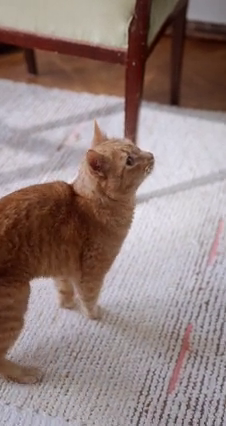
#> input picture frame 38 of opencv/cat.mp4, 226 x 426 px
$ jupyter execute --allow-errors opencv_260319.ipynb
#> lines starting #> are read from the running program, lines starting #| are printed output that depends on the picture; after the words box and inside, x2 and y2 are one past the last pixel; in counts of white or black regions, pixels touching at a corner belong together
이미지, 동영상 출처 : https://pixabay.com/ko/, https://www.pexels.com/ko-kr/

### 1. 이미지 읽기 옵션
   - cv2.IMREAD_COLOR : 컬러 이미지, 투명 영역은 무시(디폴트)
   - cv2.IMREAD_GRAYSCALE : 흑백 이미지
   - cv2.IMREAD_UNCHANGED : 투명 영역까지 포함

[cell 1]
import cv2
import numpy as np
img_color = cv2.imread('cat.jpg', cv2.IMREAD_COLOR)
img_gray = cv2.imread('cat.jpg', cv2.IMREAD_GRAYSCALE)
img_unchanged = cv2.imread('cat.jpg', cv2.IMREAD_UNCHANGED)

cv2.imshow('img_color', img_color)
cv2.imshow('img_gray', img_gray)
cv2.imshow('img_unchanged', img_unchanged)
# 아무키를 눌러도 다운되지만 A를 누르면 출력문을 출력해준다.
if cv2.waitKey(0) == ord('A'):
#> (key q is pressed here)
    print('사용자에 의해 종료됨.')
cv2.destroyAllWindows()

[cell 2]
img = cv2.imread('cat.jpg')
#> (the rest of this cell did not finish here and is left out)

### 2. 동영상 보여주기
- 동영상 파일 보여주기

[cell 3]
import cv2
cap = cv2.VideoCapture('cat.mp4')

while cap.isOpened():
    ret, frame = cap.read()
#> frame is the input picture: shape (426, 226, 3); mean B, G, R 125.2, 128.2, 146.8
    if not ret:
        print('더 이상 가져올 이미지가 없습니다.')
        break
    cv2.imshow('video', frame)
    if cv2.waitKey(30) == ord('q'):
#> (key q is pressed here)
        print('사용자에 의해 종료됨.')
        break

cap.release()
cv2.destroyAllWindows()

[cell 4]
import cv2
cap = cv2.VideoCapture(0)

#> (the rest of this cell did not finish here and is left out)

### 3. 도형 그리기
- 빈 스케치북 만들기

[cell 5]
import cv2
import numpy as np
# 세로가 480 * 가로가 640, 3채널 [RGB]에 해당하는 빈 스케치북 만들기
# 검은색 창 만들기
img = np.zeros((480,640,3), dtype=np.uint8)
print(img)
cv2.imshow('img', img)
cv2.waitKey(0)
cv2.destroyAllWindows()

[cell 6]
import cv2
import numpy as np
# 흰색 창 만들기
img = np.zeros((480,640,3), dtype=np.uint8)
# 모든 요소를 255(흰색)로 채운 480x640 이미지 생성
# img = np.full((480, 640, 3), 255, dtype=np.uint8)
img[:] = 255  # 모든 픽셀을 255로 변경
print(img)
cv2.imshow('img', img)
cv2.waitKey(0)
cv2.destroyAllWindows()

[cell 7]
import cv2
import numpy as np
# 빨간 창 만들기
img = np.zeros((480,640,3), dtype=np.uint8)
img[:] = [0,0,255]  # bgr 순서 주의!!!!!!!!!!!!!!!!!!!
print(img)
cv2.imshow('img', img)
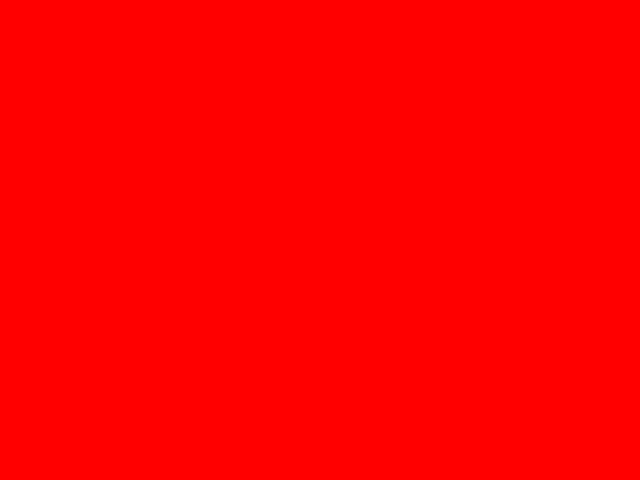
#> window 'img': shape (480, 640, 3); mean B, G, R 0, 0, 255
cv2.waitKey(0)
cv2.destroyAllWindows()

[cell 8]
import cv2
import numpy as np
# 검은창에 흰색박스 만들기
img = np.zeros((480,640,3), dtype=np.uint8)
img[200:300, 300:400] = (255,255,255)
cv2.imshow('img', img)
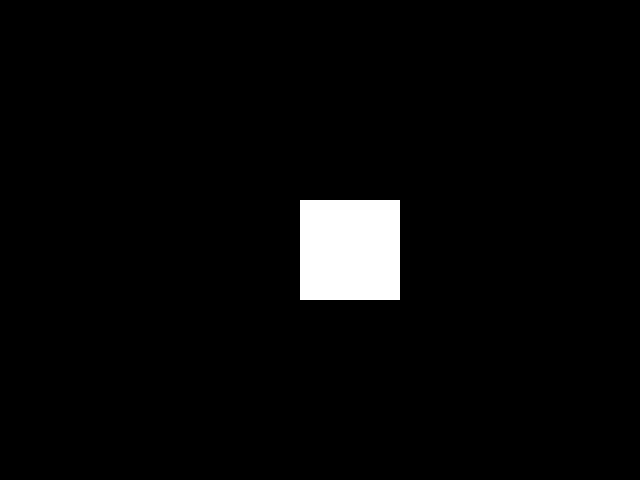
#> window 'img': shape (480, 640, 3); 3.3% white; 1 white region, box (x1, y1, x2, y2) and area: (300, 200, 400, 300) 10000
cv2.waitKey(0)
cv2.destroyAllWindows()

### 4. 직선 그리기
 - cv2.LINE_4 : 상하좌우 4가지 방향으로만 연결된 선
 - cv2.LINE_8 : 대각선을 포함한 8가지 방향으로 연결된 선(디폴트)
 - cv2.LINE_AA : 부드러운 선(anti-aliasing)

- cv2.line(그릴위치, 시작점, 끝점, 색깔, 두께, 선 종류)

[cell 9]
import cv2
import numpy as np

img = np.zeros((480,640,3), dtype=np.uint8)
color = (0,255,255)
thic = 3

cv2.line(img, (50, 100), (400, 50), color, thic, cv2.LINE_4)
cv2.line(img, (50, 200), (400, 150), color, thic, cv2.LINE_8)
cv2.line(img, (50, 300), (400, 250), color, thic, cv2.LINE_AA)

cv2.imshow('line', img)
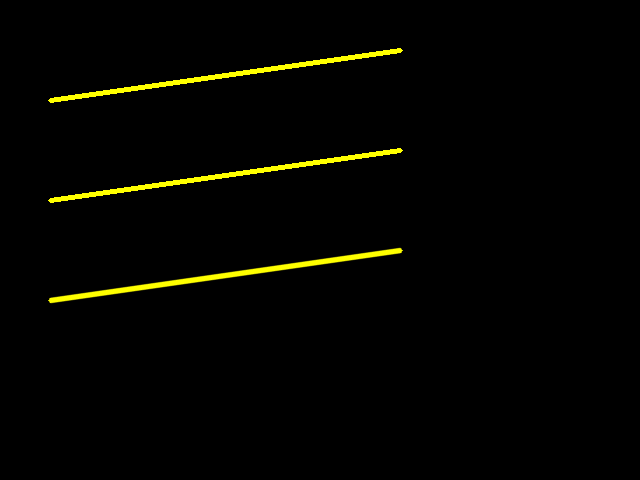
#> window 'line': shape (480, 640, 3); mean B, G, R 0, 4.5, 4.5
cv2.waitKey(0)
cv2.destroyAllWindows()

[cell 10]
import cv2
import numpy as np
# 검은창에 빨간 X
img = np.zeros((480,640,3), dtype=np.uint8)
color = (0,0,255)
thic = 3

cv2.line(img, (0, 0), (640, 480), color, thic, cv2.LINE_AA)
# cv2.line(img, (50, 200), (400, 150), color, thic, cv2.LINE_8)
cv2.line(img, (0, 480), (640, 0), color, thic, cv2.LINE_AA)

cv2.imshow('line', img)
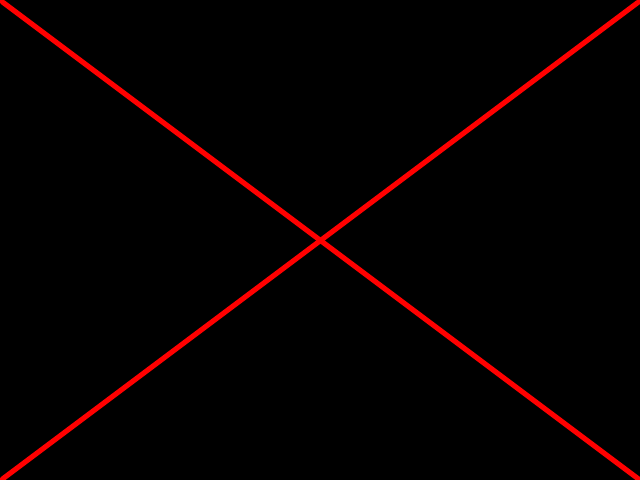
#> window 'line': shape (480, 640, 3); mean B, G, R 0, 0, 7
cv2.waitKey(0)
cv2.destroyAllWindows()
cv2.waitKey(1) # macOS 전용 버그 픽스용 한 번 더 호출

### 5. 원 그리기
  - cv2.circle(그릴위치, 원의 중심점, 반지름, 색깔, 두께, 선종류)

[cell 11]
import cv2
import numpy as np
# 검은창에 빨간 X
img = np.zeros((480,640,3), dtype=np.uint8)
color = (255,255,0)
thic = 10
radius = 50

cv2.circle(img, (300, 200), radius, color, thic, cv2.LINE_AA)
cv2.circle(img, (340, 200), radius, color, cv2.FILLED, cv2.LINE_AA)
#> img: shape (480, 640, 3); mean of channels 0, 1, 2 8.6, 8.6, 0

cv2.imshow('circle', img)
cv2.waitKey(0)
cv2.destroyAllWindows()
cv2.waitKey(1) # macOS 전용 버그 픽스용 한 번 더 호출

### 6. 사각형 그리기
  - cv2.rectangle(그릴위치, 왼쪽위 좌표, 오른쪽 아래 좌표, 색깔, 두께)

[cell 12]
import cv2
import numpy as np
# 검은창에 사각형 그리기
img = np.zeros((480,640,3), dtype=np.uint8)
color = (0,200,0)
thic = 3
radius = 50
cv2.line(img, (100, 400), (400, 100), (200,0,100), thic, cv2.LINE_AA)
# cv2.line(img, (100, 100), (400, 400), (200,0,100), thic, cv2.LINE_AA)
cv2.rectangle(img, (100, 100), (400, 400), color, thic)
cv2.rectangle(img, (250, 250), (350, 350), color, cv2.FILLED)
cv2.circle(img, (300, 200), radius, color, cv2.FILLED, cv2.LINE_AA)
cv2.line(img, (100, 100), (400, 400), (200,0,50), 10, cv2.LINE_AA)
cv2.putText(img, 'GoodBye World', (80, 70), cv2.FONT_HERSHEY_SIMPLEX, 2, (0, 255, 0), 3, cv2.LINE_AA)

cv2.imshow('circle', img)
cv2.waitKey(0)
cv2.destroyAllWindows()
cv2.waitKey(1) # macOS 전용 버그 픽스용 한 번 더 호출

### 7. 다각형 그리기
  - cv2.polylines(그릴위치, 그릴좌표들, 닫힘여부(T/F), 색깔, 두께, 선종류) : 비어있는 다각형
  - cv2.fillpoly(그릴위치, 그릴좌표들, 색깔, 선종류)

[cell 13]
import cv2
import numpy as np

# 1. 초기 값 설정 (변수 정의 순서 주의!)
img_base = np.zeros((600, 600, 3), dtype=np.uint8) # 배경용
color = (0,200,0)
thic = 3
radius = 30
direction = 1

while True:

    cv2.putText(img, 'GoodBye World', (70, 70), cv2.FONT_HERSHEY_SIMPLEX, 2, (0, 255, 0), 3, cv2.LINE_AA)
    pt1 = np.array([[[100,100],[200,100],[100,200]], [[200,100],[300,100],[300,200]]])
    cv2.fillPoly(img, pt1, color, cv2.LINE_AA)
    pt2 = np.array([[[100,200],[100,300],[200,300]], [[200,300],[300,300],[300,200]]])
    cv2.polylines(img, pt2, True, color, 1, cv2.LINE_AA)

    pt3 = np.array([[[300,100],[400,100],[300,200]], [[300,200],[300,300],[400,300]]])
    cv2.polylines(img, pt3, True, color, 1, cv2.LINE_AA)
    pt4 = np.array([[[400,100],[500,100],[500,200]], [[500,200],[500,300],[400,300]]])
    cv2.fillPoly(img, pt4, color, cv2.LINE_AA)

    pt5 = np.array([[[300,300],[300,400],[400,300]], [[400,300],[500,300],[500,400]]])
    cv2.polylines(img, pt5, True, color, 1, cv2.LINE_AA)
    pt6 = np.array([[[300,400],[300,500],[400,500]], [[400,500],[500,500],[500,400]]])
    cv2.fillPoly(img, pt6, color, cv2.LINE_AA)

    pt7 = np.array([[[100,300],[200,300],[100,400]], [[100,400],[100,500],[200,500]]])
    cv2.fillPoly(img, pt7, color, cv2.LINE_AA)
    pt8 = np.array([[[200,300],[300,300],[300,400]], [[300,400],[300,500],[200,500]]])
    cv2.polylines(img, pt8, True, color, 1, cv2.LINE_AA)

    cv2.circle(img, (200, 200), radius, (200,200,0), cv2.FILLED, cv2.LINE_AA)
    cv2.circle(img, (400, 200), radius, (200,100,100), cv2.FILLED, cv2.LINE_AA)
    cv2.circle(img, (200, 400), radius, (100,200,100), cv2.FILLED, cv2.LINE_AA)
    cv2.circle(img, (400, 400), radius, (0,200,200), cv2.FILLED, cv2.LINE_AA)

    # 3. 중요!! 화면 보여주기를 루프 안으로 이동
    cv2.imshow('Animation', img)

    # 4. 로직 업데이트
    radius += direction
    if radius >= 50 or radius <= 30:
        direction *= -1

    # 5. 'q' 키를 누르면 종료 (30ms 대기 - 이 숫자가 작을수록 빨라짐)
    if cv2.waitKey(30) & 0xFF == ord('q'):
#> (key q is pressed here)
        break

# cv2.waitKey(0)
cv2.destroyAllWindows()

[cell 14]
import cv2
import numpy as np

# 기본 설정
width, height = 600, 600
color = (0, 200, 0)
radius = 30
direction = 1  # 1이면 증가, -1이면 감소

while True:
    # 1. 매 프레임마다 배경을 다시 검은색으로 지우기 (안 지우면 잔상이 남음)
    img = np.zeros((height, width, 3), dtype=np.uint8)

    # 2. 현재 radius 값으로 원 그리기
    cv2.circle(img, (300, 300), radius, color, 3, cv2.LINE_AA)
#> img: shape (600, 600, 3)

    # 3. 화면 표시
    cv2.imshow('Animation', img)

    # 4. 반지름 값 업데이트
    radius += direction

    # 30~50 사이를 유지하도록 방향 전환
    if radius >= 50 or radius <= 30:
        direction *= -1

    # 5. 'q' 키를 누르면 종료 (30ms 대기 - 이 숫자가 작을수록 빨라짐)
    if cv2.waitKey(30) & 0xFF == ord('q'):
#> (key q is pressed here)
        break

cv2.destroyAllWindows()

[cell 15]
import cv2
import numpy as np

# 1. 기본 설정
width, height = 600, 600
color = (0, 200, 0)
radius = 30
direction = 1

# 2. 좌표 데이터 미리 정의 (리스트 안에 담기)
# 채울 도형들 (Fill)
fill_list = [
    np.array([[[100,100],[200,100],[100,200]], [[200,100],[300,100],[300,200]]]), # pt1
    np.array([[[400,100],[500,100],[500,200]], [[500,200],[500,300],[400,300]]]), # pt4
    np.array([[[300,400],[300,500],[400,500]], [[400,500],[500,500],[500,400]]]), # pt6
    np.array([[[100,300],[200,300],[100,400]], [[100,400],[100,500],[200,500]]])  # pt7
]

# 테두리만 그릴 도형들 (Polyline)
line_list = [
    np.array([[[100,200],[100,300],[200,300]], [[200,300],[300,300],[300,200]]]), # pt2
    np.array([[[300,100],[400,100],[300,200]], [[300,200],[300,300],[400,300]]]), # pt3
    np.array([[[300,300],[300,400],[400,300]], [[400,300],[500,300],[500,400]]]), # pt5
    np.array([[[200,300],[300,300],[300,400]], [[300,400],[300,500],[200,500]]])  # pt8
]

while True:
    # 매 프레임 검은 도화지 준비
    img = np.zeros((height, width, 3), dtype=np.uint8)

    # 텍스트 출력
    cv2.putText(img, 'GoodBye World', (70, 70), cv2.FONT_HERSHEY_SIMPLEX, 2, (0, 255, 0), 3, cv2.LINE_AA)

    # 3. 반복문으로 한 번에 그리기 (코드가 엄청 짧아졌죠?)
    for poly in fill_list:
        cv2.fillPoly(img, poly, color, cv2.LINE_AA)

    for poly in line_list:
        cv2.polylines(img, poly, True, color, 1, cv2.LINE_AA)
#> img: shape (600, 600, 3); mean of channels 0, 1, 2 0, 29.1, 0

    # 4. 애니메이션 원 그리기
    circle_centers = [(200, 200), (400, 200), (200, 400), (400, 400)]
    circle_colors = [(200, 200, 0), (200, 100, 100), (100, 200, 100), (0, 200, 200)]

    for i in range(4):
        cv2.circle(img, circle_centers[i], radius, circle_colors[i], cv2.FILLED, cv2.LINE_AA)
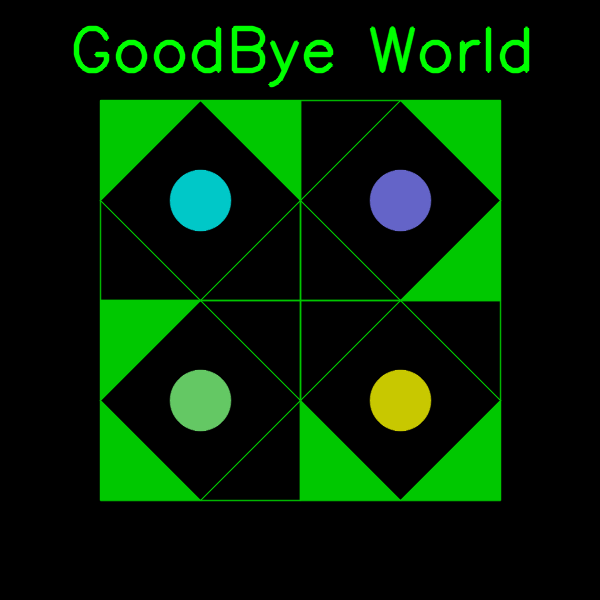
#> img: shape (600, 600, 3); mean of channels 0, 1, 2 4.1, 34.8, 3.3; drawn as B, G, R

    # 화면 표시
    cv2.imshow('Pythonic OpenCV', img)

    # 로직 업데이트 (30~50 유지)
    radius += direction
    if radius >= 50 or radius <= 30:
        direction *= -1

    # 'q' 누르면 종료
    if cv2.waitKey(30) & 0xFF == ord('q'):
#> (key q is pressed here)
        break

cv2.destroyAllWindows()

[cell 16]
import cv2
import numpy as np

# 1. 초기 설정
width, height = 800, 600 # x가 움직일 공간을 위해 가로를 조금 넓혔어요
color = (0, 200, 0)
radius = 30
rad_direction = 1

# x좌표 이동 관련 변수
offset_x = 0
x_direction = 1 # 1이면 오른쪽, -1이면 왼쪽

# 2. 원본 좌표 데이터 (0 위치 기준)
fill_list_raw = [
    np.array([[[100,100],[200,100],[100,200]], [[200,100],[300,100],[300,200]]]),
    np.array([[[400,100],[500,100],[500,200]], [[500,200],[500,300],[400,300]]]),
    np.array([[[300,400],[300,500],[400,500]], [[400,500],[500,500],[500,400]]]),
    np.array([[[100,300],[200,300],[100,400]], [[100,400],[100,500],[200,500]]])
]

line_list_raw = [
    np.array([[[100,200],[100,300],[200,300]], [[200,300],[300,300],[300,200]]]),
    np.array([[[300,100],[400,100],[300,200]], [[300,200],[300,300],[400,300]]]),
    np.array([[[300,300],[300,400],[400,300]], [[400,300],[500,300],[500,400]]]),
    np.array([[[200,300],[300,300],[300,400]], [[300,400],[300,500],[200,500]]])
]

circle_centers_raw = [(200, 200), (400, 200), (200, 400), (400, 400)]
circle_colors = [(200, 200, 0), (200, 100, 100), (100, 200, 100), (0, 200, 200)]

while True:
    img = np.zeros((height, width, 3), dtype=np.uint8)

    # 3. 모든 도형에 offset_x 적용 (Numpy 브로드캐스팅 활용)
    # 각 폴리곤 좌표에 [offset_x, 0]을 더해서 x축으로만 이동시킴
    for poly in fill_list_raw:
        moved_poly = poly + [offset_x, 0]
        cv2.fillPoly(img, moved_poly, color, cv2.LINE_AA)
#> img: shape (600, 800, 3)

    for poly in line_list_raw:
        moved_poly = poly + [offset_x, 0]
        cv2.polylines(img, moved_poly, True, color, 1, cv2.LINE_AA)
#> img: shape (600, 800, 3); mean of channels 0, 1, 2 0, 18.5, 0

    # 4. 원 좌표 업데이트 및 그리기
    for i in range(4):
        cx, cy = circle_centers_raw[i]
        cv2.circle(img, (cx + offset_x, cy), radius, circle_colors[i], cv2.FILLED, cv2.LINE_AA)
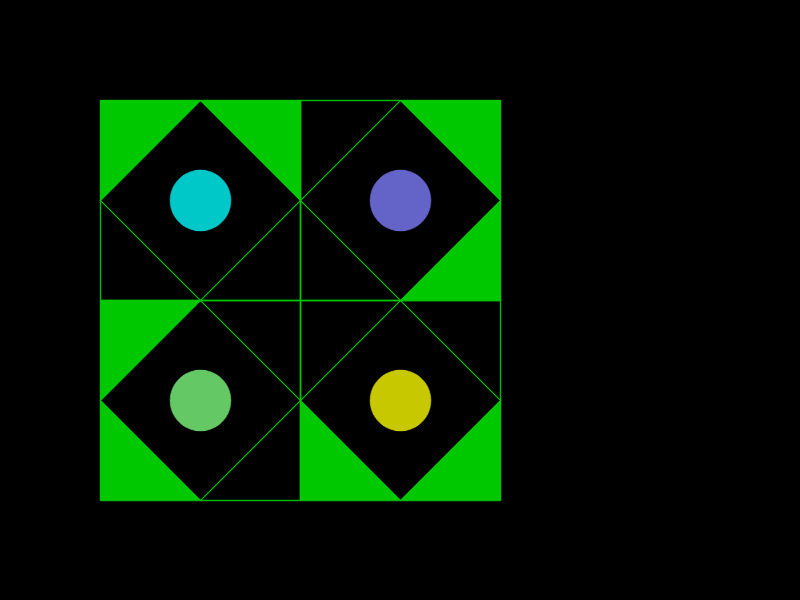
#> img: shape (600, 800, 3); mean of channels 0, 1, 2 3.1, 22.8, 2.5; drawn as B, G, R

    # 5. 상태 업데이트
    # 반지름 애니메이션
    radius += rad_direction
    if radius >= 50 or radius <= 30: rad_direction *= -1

    # X축 이동 애니메이션 (0 ~ 50)
    offset_x += x_direction
    if offset_x >= 200 or offset_x <= 0:
        x_direction *= -1

    cv2.imshow('Moving Shapes', img)
    if cv2.waitKey(10) & 0xFF == ord('q'):
#> (key q is pressed here)
        break

cv2.destroyAllWindows()
cv2.waitKey(1) # macOS 전용 버그 픽스용 한 번 더 호출
#> Out = 113

[cell 17]
import cv2
import numpy as np

# 1. 초기 설정 (이전과 동일)
width, height = 800, 600
color = (0, 200, 0)
radius = 30
rad_direction = 1

# x좌표 이동 관련 변수 (0 ~ 100으로 범위를 좀 넓혔어요)
offset_x = 0
x_direction = 1 # 1이면 오른쪽, -1이면 왼쪽

# 2. 원본 좌표 데이터 (이전 코드의 데이터를 그대로 사용하세요)
# (pt1 ~ pt8 좌표 데이터는 생략할게요. 위 코드의 raw 데이터를 그대로 넣어주세요.)
fill_list_raw = [
    np.array([[[100,100],[200,100],[100,200]], [[200,100],[300,100],[300,200]]]), # pt1
    np.array([[[400,100],[500,100],[500,200]], [[500,200],[500,300],[400,300]]]), # pt4
    np.array([[[300,400],[300,500],[400,500]], [[400,500],[500,500],[500,400]]]), # pt6
    np.array([[[100,300],[200,300],[100,400]], [[100,400],[100,500],[200,500]]])  # pt7
]

line_list_raw = [
    np.array([[[100,200],[100,300],[200,300]], [[200,300],[300,300],[300,200]]]), # pt2
    np.array([[[300,100],[400,100],[300,200]], [[300,200],[300,300],[400,300]]]), # pt3
    np.array([[[300,300],[300,400],[400,300]], [[400,300],[500,300],[500,400]]]), # pt5
    np.array([[[200,300],[300,300],[300,400]], [[300,400],[300,500],[200,500]]])  # pt8
]

circle_centers_raw = [(200, 200), (400, 200), (200, 400), (400, 400)]
circle_colors = [(200, 200, 0), (200, 100, 100), (100, 200, 100), (0, 200, 200)]

while True:
    img = np.zeros((height, width, 3), dtype=np.uint8)

    # 3. 중요!! 슬라이싱을 활용한 지그재그 그리기

    # --- 채울 도형들 (Fill) ---
    # 홀수 번째 (index 0, 2): 오른쪽으로 이동 (+ offset_x)
    for poly in fill_list_raw[::2]:
        moved_poly = poly + [offset_x, 0]
        cv2.fillPoly(img, moved_poly, color, cv2.LINE_AA)

    # 짝수 번째 (index 1, 3): 왼쪽으로 이동 (- offset_x)
    for poly in fill_list_raw[1::2]:
        moved_poly = poly - [offset_x, 0]
        cv2.fillPoly(img, moved_poly, color, cv2.LINE_AA)

    # --- 테두리 도형들 (Line) ---
    # 홀수 번째: 오른쪽으로 이동
    for poly in line_list_raw[::2]:
        moved_poly = poly + [offset_x, 0]
        cv2.polylines(img, moved_poly, True, color, 1, cv2.LINE_AA)
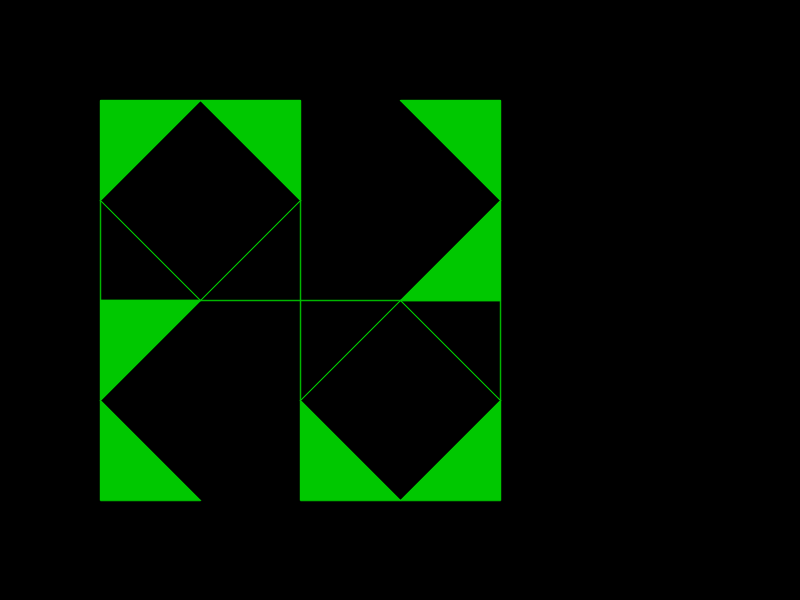
#> img: shape (600, 800, 3); mean of channels 0, 1, 2 0, 18, 0; drawn as B, G, R

    # 짝수 번째: 왼쪽으로 이동
    for poly in line_list_raw[1::2]:
        moved_poly = poly - [offset_x, 0]
        cv2.polylines(img, moved_poly, True, color, 1, cv2.LINE_AA)
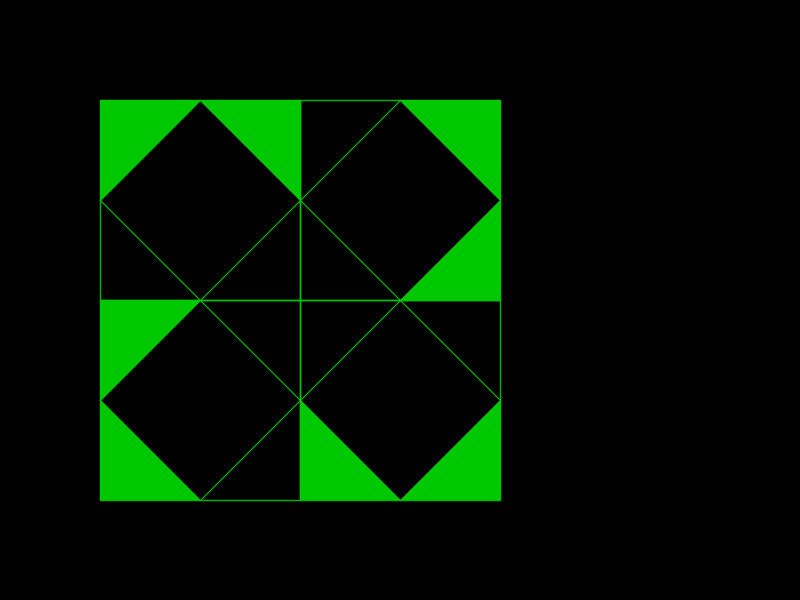
#> img: shape (600, 800, 3); 0.66% of pixels changed, all inside (x1, y1, x2, y2) = (199, 99, 401, 502); drawn as B, G, R

    # --- 원 그리기 ---
    # 홀수 번째 원 (0, 2): 오른쪽
    for i in [0, 2]:
        cx, cy = circle_centers_raw[i]
        cv2.circle(img, (cx + offset_x, cy), radius, circle_colors[i], cv2.FILLED, cv2.LINE_AA)
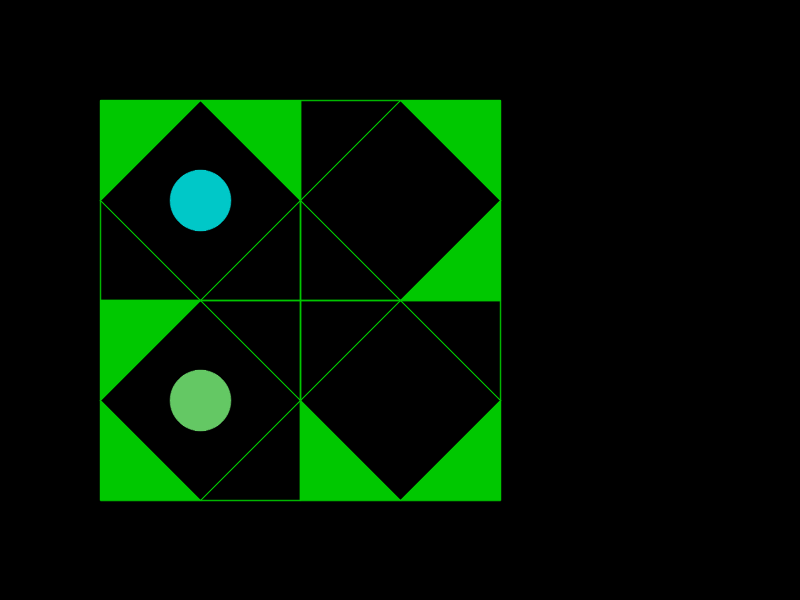
#> img: shape (600, 800, 3); 1.28% of pixels changed, all inside (x1, y1, x2, y2) = (169, 169, 232, 432); drawn as B, G, R

    # 짝수 번째 원 (1, 3): 왼쪽
    for i in [1, 3]:
        cx, cy = circle_centers_raw[i]
        cv2.circle(img, (cx - offset_x, cy), radius, circle_colors[i], cv2.FILLED, cv2.LINE_AA)
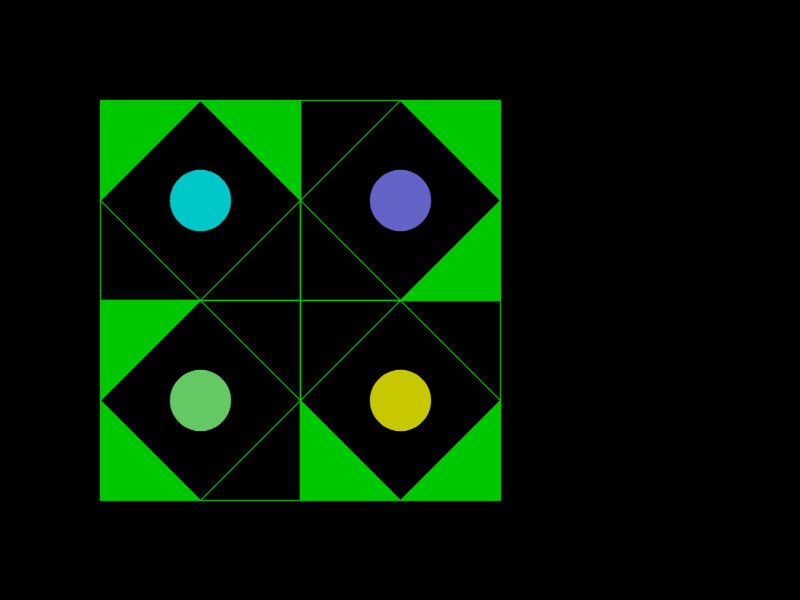
#> img: shape (600, 800, 3); 1.28% of pixels changed, all inside (x1, y1, x2, y2) = (369, 169, 432, 432); drawn as B, G, R

    # 4. 상태 업데이트
    radius += rad_direction
    if radius >= 50 or radius <= 30: rad_direction *= -1

    # X축 이동 애니메이션 (0 ~ 100)
    offset_x += x_direction
    if offset_x >= 100 or offset_x <= 0:
        x_direction *= -1

    cv2.imshow('ZigZag Shapes', img)
    if cv2.waitKey(20) & 0xFF == ord('q'):
#> (key q is pressed here)
        break

cv2.destroyAllWindows()
cv2.waitKey(1) # macOS 전용 버그 픽스용 한 번 더 호출
#> Out = 113
